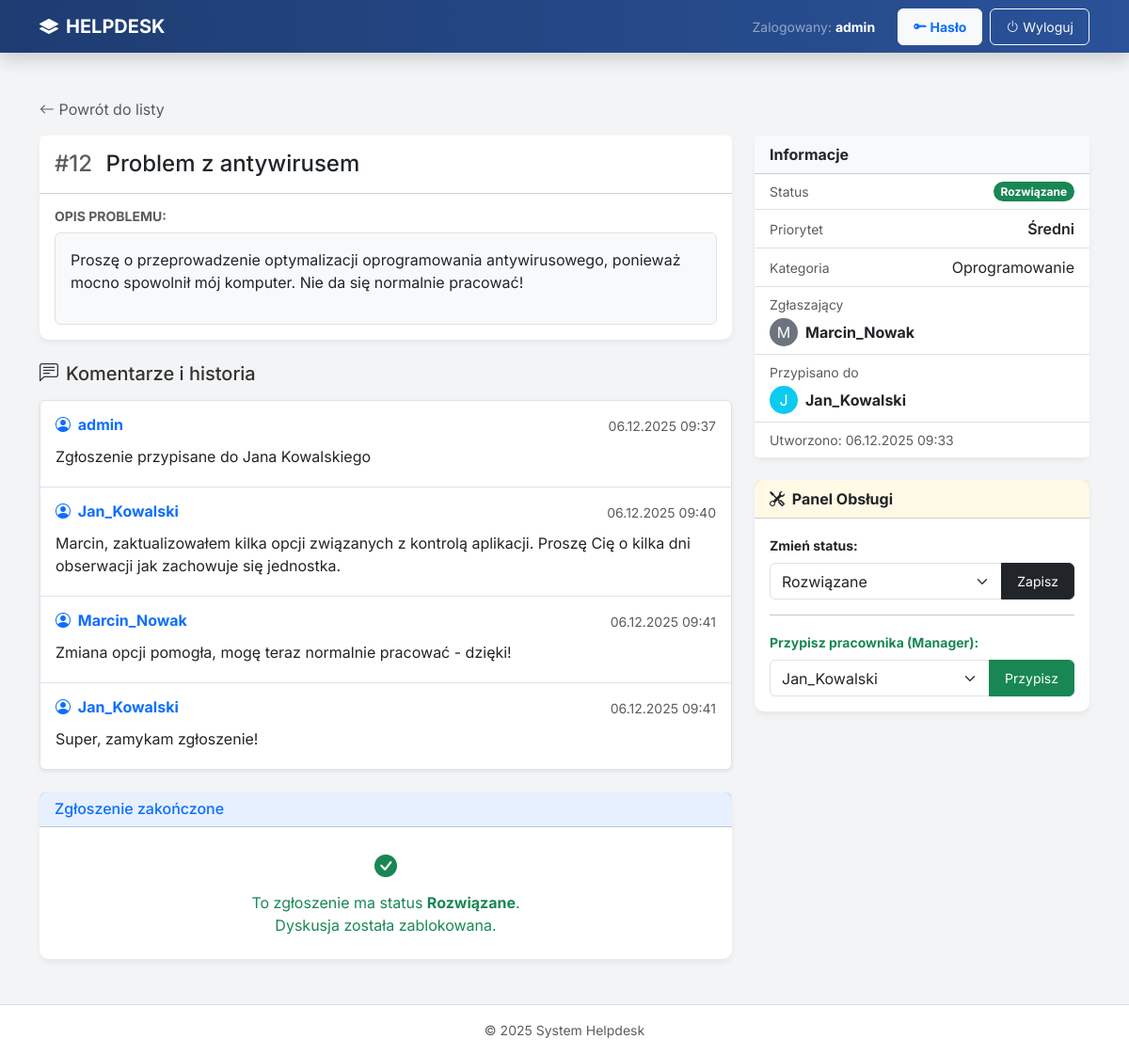
Screenshot of /helpdesk/zgloszenie/12/ (signed in) with the database file from the repository.
### helpdesk/models.py (models this page shows, shortened)
class Zgloszenie(models.Model):
        STATUS_CHOICES = [('NOWE', 'Nowe'),
                          ('W_TOKU', 'W toku'),
                          ('ROZWIAZANE', 'Rozwiązane'),
                          ]
        PRIORYTET_CHOICES = [('NISKI', 'Niski'),
                             ('SREDNI', 'Średni'),
                             ('WYSOKI', 'Wysoki'),
                             ]
        tytul = models.CharField(max_length=255)
        opis = models.TextField()
        status = models.CharField(max_length=20, choices=STATUS_CHOICES, default='NOWE')
        priorytet = models.CharField(max_length=20, choices=PRIORYTET_CHOICES, default='SREDNI')
        kategoria = models.ForeignKey(Kategoria, on_delete=models.SET_NULL, null=True, blank=True)
        zgloszone_przez = models.ForeignKey(User, on_delete=models.CASCADE, related_name='moje_zgloszenia')
        przypisane_do = models.ForeignKey(User, on_delete=models.SET_NULL, null=True, blank=True, related_name='przypisane_zgloszenia')
        data_utworzenia = models.DateTimeField(auto_now_add=True)
        data_aktualizacji = models.DateTimeField(auto_now=True)
        class Meta:
            ordering = ['-data_utworzenia']
            verbose_name = 'Zgloszenie'
            verbose_name_plural = 'Zgloszenia'

class Komentarz(models.Model):
    zgloszenie = models.ForeignKey(Zgloszenie, on_delete=models.CASCADE, related_name='komentarze')
    autor = models.ForeignKey(User, on_delete=models.CASCADE)
    tresc = models.TextField()
    data_dodania = models.DateTimeField(auto_now_add=True)
    class Meta:
        ordering = ['data_dodania']
        verbose_name = 'Komentarz'
        verbose_name_plural = 'Komentarze'

class Kategoria(models.Model):
    nazwa = models.CharField(max_length=100)
    def __str__(self):
        return self.nazwa
    class Meta:
        verbose_name = 'Kategoria'
        verbose_name_plural = 'Kategorie'

### helpdesk/views.py (the view, shortened to what this page needs)
# urls.py: path('zgloszenie/<int:pk>/', views.ZgloszenieDetailView.as_view(), name='zgloszenie_detail'),
class ZgloszenieDetailView(LoginRequiredMixin, View):
    def get(self, request, pk):
        zgloszenie = get_object_or_404(Zgloszenie, pk=pk)
        komentarze = zgloszenie.komentarze.all()
        form_komentarz = KomentarzForm()
        is_manager = request.user.groups.filter(name='IT Manager').exists()
        is_pracownik_it = request.user.groups.filter(name='Pracownik IT').exists()
        is_staff = is_manager or is_pracownik_it
        form_przypisania = None
        form_status = None
        if is_manager:
            form_przypisania = PrzypiszZgloszenieForm(instance=zgloszenie)
        if is_staff:
            form_status = ZmienStatusForm(instance=zgloszenie)
        czy_zamkniete = zgloszenie.status in ['ROZWIAZANE', 'ZAMKNIETE']
        return render(request, "zgloszenie_detail.html", {
            "zgloszenie": zgloszenie,
            "komentarze": komentarze,
            "form": form_komentarz,
            "form_przypisania": form_przypisania,
            "form_status": form_status,  # NOWE: Formularz zmiany statusu
            "is_manager": is_manager,
            "is_staff": is_staff,  # NOWE: Flaga dla IT
            "czy_zamkniete": czy_zamkniete,  # NOWE: Flaga blokady
        })

### helpdesk/forms.py
class KomentarzForm(forms.ModelForm):
    class Meta:
        model = Komentarz
        fields = ['tresc']

class PrzypiszZgloszenieForm(forms.ModelForm):
    class Meta:
        model = Zgloszenie
        fields = ['przypisane_do']
        labels = {
            'przypisane_do': 'Wybierz pracownika IT'
        }
        widgets = {
            'przypisane_do': forms.Select(attrs={'class': 'form-select'})
        }
    def __init__(self, *args, **kwargs):
        super().__init__(*args, **kwargs)
        try:
            grupa_it = Group.objects.get(name='Pracownik IT')
            self.fields['przypisane_do'].queryset = User.objects.filter(groups=grupa_it)
        except Group.DoesNotExist:
            self.fields['przypisane_do'].queryset = User.objects.none()

### helpdesk/templates/zgloszenie_detail.html (shortened to what this page needs)
{% extends "base.html" %}
{% block content %}
<div class="mb-3">
    <a href="{% url 'helpdesk:dashboard' %}" class="text-decoration-none text-muted">
        <i class="bi bi-arrow-left"></i> Powrót do listy
    </a>
</div>
<div class="row">
    <div class="col-lg-8">
        <div class="card mb-4">
            <div class="card-header bg-white py-3 d-flex justify-content-between align-items-center">
                <h4 class="mb-0">
                    <span class="text-muted me-2">#{{ zgloszenie.id }}</span>
                    {{ zgloszenie.tytul }}
                </h4>
            </div>
            <div class="card-body">
                <h6 class="text-muted text-uppercase small fw-bold mb-2">Opis problemu:</h6>
                <div class="bg-light p-3 rounded border">
                    {{ zgloszenie.opis|linebreaks }}
                </div>
            </div>
        </div>
        <h5 class="mb-3"><i class="bi bi-chat-left-text me-2"></i>Komentarze i historia</h5>
        {% if komentarze %}
            <div class="list-group mb-4 shadow-sm">
                {% for k in komentarze %}
                    <div class="list-group-item p-3">
                        <div class="d-flex w-100 justify-content-between mb-2">
                            <h6 class="mb-1 text-primary fw-bold">
                                <i class="bi bi-person-circle me-1"></i> {{ k.autor.username }}
                            </h6>
                            <small class="text-muted">{{ k.data_dodania|date:"d.m.Y H:i" }}</small>
                        </div>
                        <p class="mb-1 text-dark">{{ k.tresc|linebreaksbr }}</p>
                    </div>
                {% endfor %}
            </div>
        {% else %}
            <div class="alert alert-info border-0 shadow-sm mb-4">
                <i class="bi bi-info-circle me-2"></i> Brak komentarzy w tym zgłoszeniu.
            </div>
        {% endif %}
        <div class="card border-primary border-opacity-25">
            <div class="card-header bg-primary bg-opacity-10 py-2">
                <h6 class="mb-0 text-primary">
                    {% if czy_zamkniete %}Zgłoszenie zakończone{% else %}Dodaj odpowiedź{% endif %}
                </h6>
            </div>
            <div class="card-body">
                {% if czy_zamkniete %}
                    <div class="text-center py-2 text-success">
                        <i class="bi bi-check-circle-fill fs-4 d-block mb-2"></i>
                        To zgłoszenie ma status <strong>{{ zgloszenie.get_status_display }}</strong>.<br>
                        Dyskusja została zablokowana.
                    </div>
                {% endif %}
            </div>
        </div>
    </div>
    <div class="col-lg-4">
        <div class="card mb-4">
            <div class="card-header bg-light fw-bold">Informacje</div>
            <ul class="list-group list-group-flush">
                <li class="list-group-item d-flex justify-content-between align-items-center">
                    <span class="text-muted small">Status</span>
                    {% if zgloszenie.status == 'ROZWIAZANE' or zgloszenie.status == 'Rozwiazane' %}
                        <span class="badge bg-success rounded-pill">Rozwiązane</span>
                    {% elif zgloszenie.status == 'W_TOKU' %}
                        <span class="badge bg-warning text-dark rounded-pill">W toku</span>
                    {% else %}
                        <span class="badge bg-secondary rounded-pill">{{ zgloszenie.get_status_display }}</span>
                    {% endif %}
                </li>
                <li class="list-group-item d-flex justify-content-between align-items-center">
                    <span class="text-muted small">Priorytet</span>
                    <span class="fw-semibold">{{ zgloszenie.get_priorytet_display }}</span>
                </li>
                <li class="list-group-item d-flex justify-content-between align-items-center">
                    <span class="text-muted small">Kategoria</span>
                    <span class="text-end">{{ zgloszenie.kategoria }}</span>
                </li>
                <li class="list-group-item">
                    <div class="text-muted small mb-1">Zgłaszający</div>
                    <div class="d-flex align-items-center">
                        <div class="bg-secondary text-white rounded-circle d-flex align-items-center justify-content-center me-2" style="width: 30px; height: 30px;">
                            {{ zgloszenie.zgloszone_przez.username|slice:":1"|upper }}
                        </div>
                        <span class="fw-bold">{{ zgloszenie.zgloszone_przez.username }}</span>
                    </div>
                </li>
                <li class="list-group-item">
                    <div class="text-muted small mb-1">Przypisano do</div>
                    {% if zgloszenie.przypisane_do %}
                         <div class="d-flex align-items-center">
                            <div class="bg-info text-white rounded-circle d-flex align-items-center justify-content-center me-2" style="width: 30px; height: 30px;">
                                {{ zgloszenie.przypisane_do.username|slice:":1"|upper }}
                            </div>
                            <span class="fw-bold">{{ zgloszenie.przypisane_do.username }}</span>
                        </div>
                    {% else %}
                        <span class="text-muted fst-italic">Brak przypisania</span>
                    {% endif %}
                </li>
                <li class="list-group-item text-muted small">
                    Utworzono: {{ zgloszenie.data_utworzenia|date:"d.m.Y H:i" }}
                </li>
            </ul>
        </div>
        {% if is_staff %}
            <div class="card border-warning mb-4">
                <div class="card-header bg-warning bg-opacity-10 fw-bold text-dark">
                    <i class="bi bi-tools me-1"></i> Panel Obsługi
                </div>
                <div class="card-body">
                    <div class="mb-3">
                        <label class="form-label small fw-bold">Zmień status:</label>
                        <form method="post" action="{% url 'helpdesk:zgloszenie_status' zgloszenie.pk %}">
                            <div class="input-group">
                                {{ form_status.status }}
                                <button type="submit" class="btn btn-dark btn-sm">Zapisz</button>
                            </div>
                        </form>
                    </div>
                    {% if is_manager %}
                        <hr>
                        <div class="mb-0">
                            <label class="form-label small fw-bold text-success">Przypisz pracownika (Manager):</label>
                            <form method="post" action="{% url 'helpdesk:zgloszenie_przypisz' zgloszenie.pk %}">
                                <div class="input-group">
                                    {{ form_przypisania.przypisane_do }}
                                    <button type="submit" class="btn btn-success btn-sm">Przypisz</button>
                                </div>
                            </form>
                        </div>
                    {% endif %}
                </div>
            </div>
        {% endif %}
    </div>
</div>
{% endblock %}

### templates/base.html (shortened to what this page needs)
<!doctype html>
<html lang="pl" class="h-100">
<head>
    <link href="https://cdn.jsdelivr.net/npm/bootstrap@5.3.3/dist/css/bootstrap.min.css" rel="stylesheet">
    <link rel="stylesheet" href="https://cdn.jsdelivr.net/npm/bootstrap-icons@1.11.3/font/bootstrap-icons.min.css">
</head>
<body class="d-flex flex-column h-100">
    <nav class="navbar navbar-expand-lg navbar-dark shadow">
        <div class="container">
            <a class="navbar-brand fw-bold" href="{% url 'helpdesk:dashboard' %}">
                <i class="bi bi-layers-fill me-2"></i>HELPDESK
            </a>
            {% if user.is_authenticated %}
                <div class="collapse navbar-collapse justify-content-end" id="navbarNav">
                    <ul class="navbar-nav align-items-center gap-2">
                        <li class="nav-item text-white-50 me-3 d-none d-lg-block">
                            <small>Zalogowany: <strong class="text-white">{{ user.username }}</strong></small>
                        </li>
                        <li class="nav-item">
                            <a href="{% url 'password_change' %}" class="btn btn-sm btn-light text-primary fw-bold">
                                <i class="bi bi-key-fill"></i> Hasło
                            </a>
                        </li>
                        <li class="nav-item">
                            <form action="{% url 'logout' %}" method="post" class="d-inline">
                                <button type="submit" class="btn btn-sm btn-outline-light">
                                    <i class="bi bi-power"></i> Wyloguj
                                </button>
                            </form>
                        </li>
                    </ul>
                </div>
            {% endif %}
        </div>
    </nav>
    <main class="flex-shrink-0 py-5">
        <div class="container">
            {% block content %}{% endblock %}
        </div>
    </main>
    <footer class="footer mt-auto py-3 bg-white text-center border-top text-muted small">
        <div class="container">
            &copy; 2025 System Helpdesk
        </div>
    </footer>
</body>
</html>

### templates/base.html (style rules this page uses)
body { background-color: #f3f4f6; font-family: 'Inter', sans-serif; color: #333; }
.navbar { background: linear-gradient(90deg, #1e3c72 0%, #2a5298 100%); }
.card { border: none; border-radius: 10px; box-shadow: 0 4px 6px rgba(0, 0, 0, 0.05); transition: transform 0.2s; }
.btn { border-radius: 6px; padding: 0.5rem 1rem; }

### rows the page displays
Zgloszenie: id "12", tytul "Problem z antywirusem", opis "Proszę o przeprowadzenie optymalizacji oprogramowania antywirusowego, ponieważ mocno spowolnił mój komputer. Nie da się normalnie pracować!", status "Rozwiązane", priorytet "Średni", kategoria "Oprogramowanie", zgloszone_przez.username "M", zgloszone_przez.username "Marcin_Nowak", przypisane_do.username "J", przypisane_do.username "Jan_Kowalski", data_utworzenia "06.12.2025 09:33", przypisane_do "Jan_Kowalski"
Komentarz: autor.username "admin", data_dodania "06.12.2025 09:37", tresc "Zgłoszenie przypisane do Jana Kowalskiego"
Komentarz: autor.username "Jan_Kowalski", data_dodania "06.12.2025 09:40", tresc "Marcin, zaktualizowałem kilka opcji związanych z kontrolą aplikacji. Proszę Cię o kilka dni obserwacji jak zachowuje się jednostka."
Komentarz: autor.username "Marcin_Nowak", data_dodania "06.12.2025 09:41", tresc "Zmiana opcji pomogła, mogę teraz normalnie pracować - dzięki!"
Komentarz: autor.username "Jan_Kowalski", data_dodania "06.12.2025 09:41", tresc "Super, zamykam zgłoszenie!"

### other values shown
{{ user.username }} "admin"
